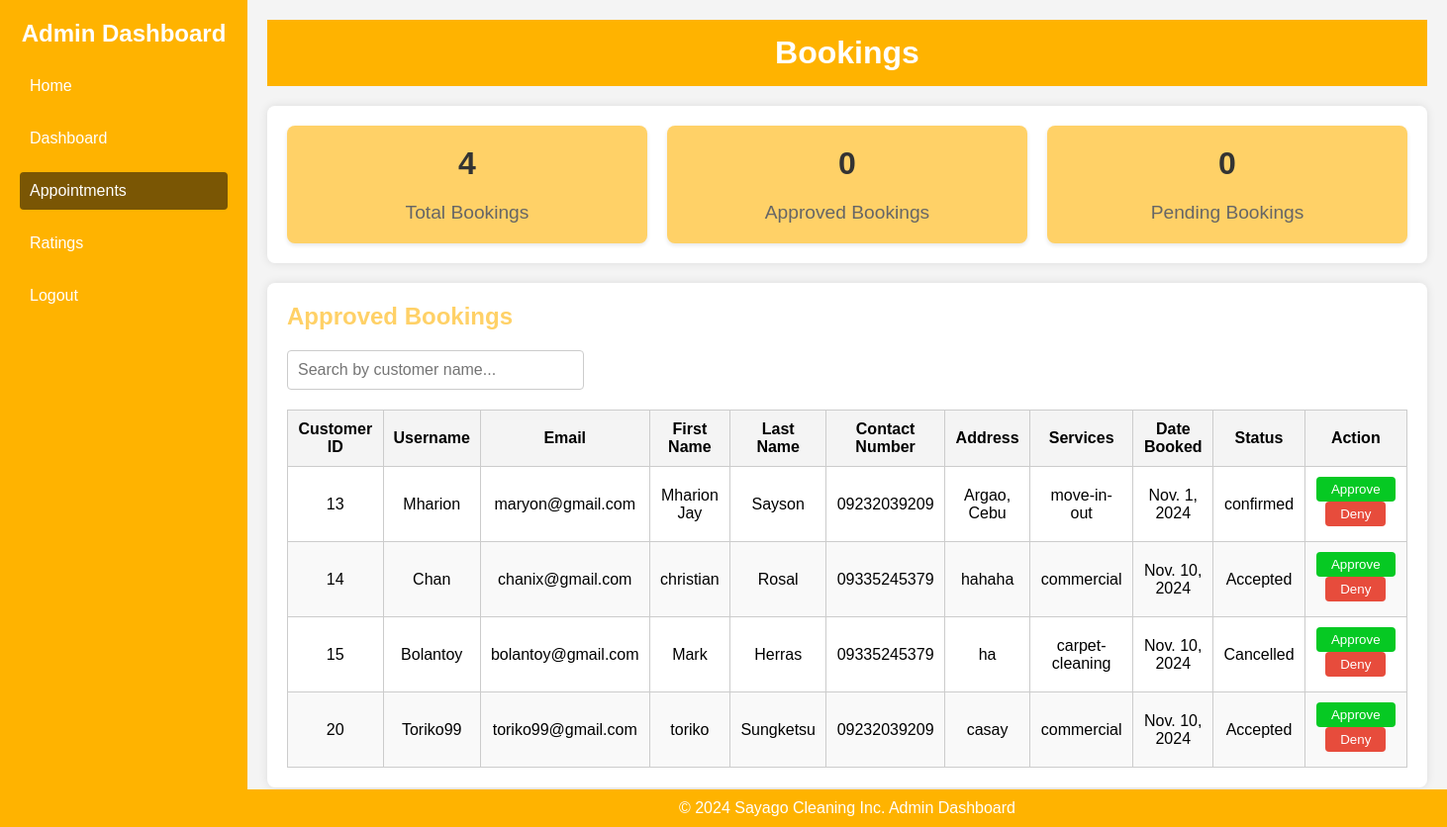
Before: /ApprovedBooking/ with the older database file.
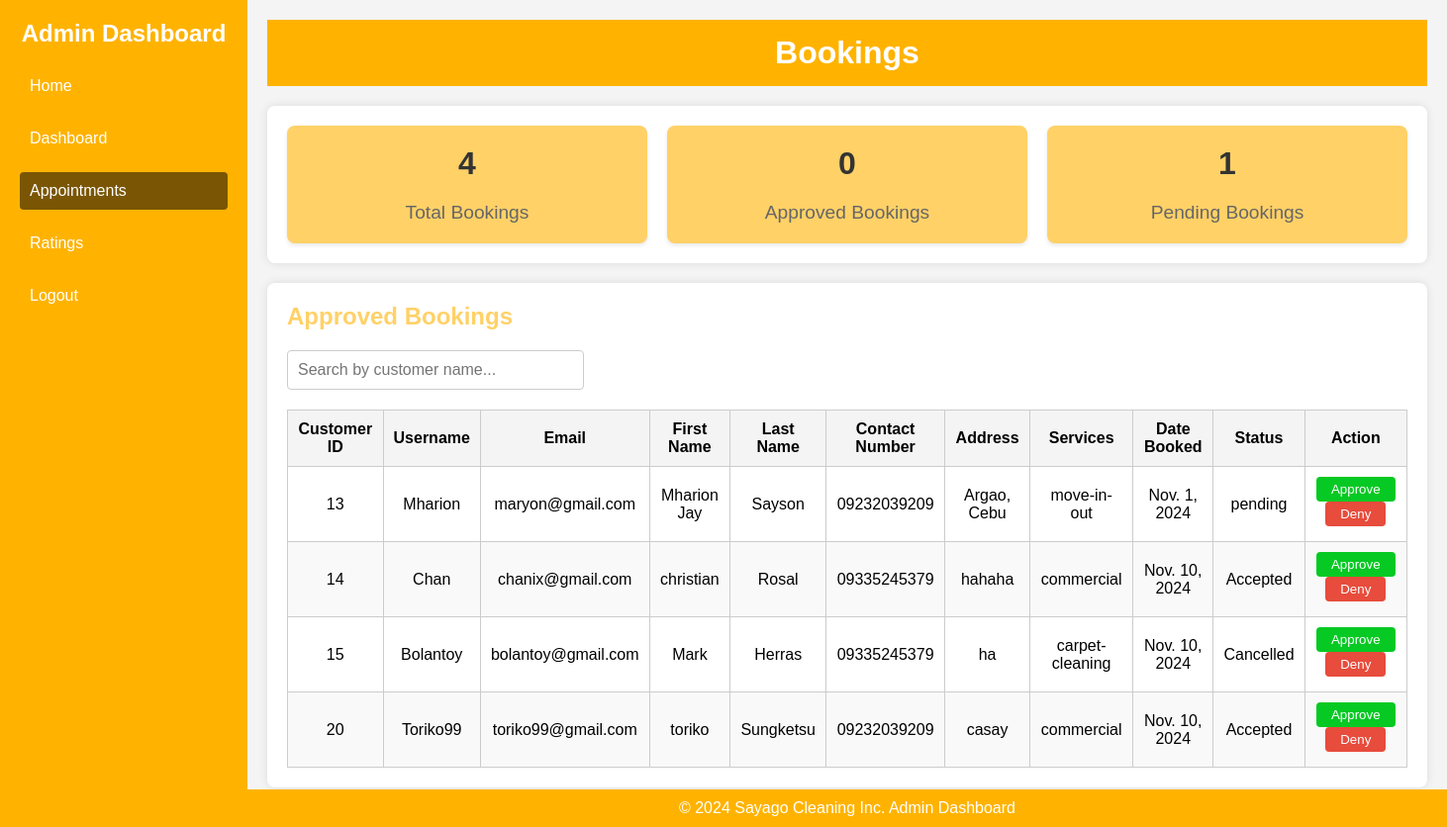
After: the same page with the newer database file.
### cleaning/models.py (models this page shows, shortened)
class Booking(models.Model):
    booking_id = models.AutoField(primary_key=True, editable=False)
    CLEANING_CHOICES = [
    ('residential', 'Residential Cleaning'),
    ('commercial', 'Commercial Cleaning'),
    ('deep-cleaning', 'Deep Cleaning'),
    ('move-in-out', 'Move-in/Move-out Cleaning'),
    ('carpet-cleaning', 'Carpet Cleaning'),
    ('upholstery-cleaning', 'Upholstery Cleaning'),
    ('window-cleaning', 'Window Cleaning'),
    ('eco-friendly', 'Eco-friendly Green Cleaning'),
    ('anti-bacterial-mist', 'Anti-Bacterial Mist Treatment'),
    ('car-interior-detailing', 'Car Interior Detailing'),
    ('deep-dry-cleaning', 'Deep Dry Cleaning'),
    ('deep-home-cleaning', 'Deep Home Cleaning'),
    ('deep-upholstery-shampooing', 'Deep Upholstery Shampooing'),
    ('steam-sterilization', 'Superior Steam Sterilization'),
]
    PENDING = 'pending'
    CONFIRMED = 'confirmed'
    DENIED = 'denied'
    COMPLETED = 'completed'
    STATUS_CHOICES = [
        (CONFIRMED, 'Confirmed'),
        (PENDING, 'Pending'),
        (DENIED, 'Denied'),
        (COMPLETED, 'Completed'),
    ]
    user = models.ForeignKey(User, on_delete=models.CASCADE)
    cleaning_service = models.CharField(max_length=100, choices=CLEANING_CHOICES)
    first_name = models.CharField(max_length=100)
    last_name = models.CharField(max_length=100, default='Unknown')
    contact_number = models.CharField(max_length=15)
    address = models.TextField()
    additional_info = models.TextField(blank=True, null=True)
    status = models.CharField(max_length=20, choices=STATUS_CHOICES, default=PENDING)
    created_at = models.DateTimeField(auto_now_add=True)
    booking_date = models.DateField()

### cleaning/views.py (the view)
# urls.py: path('ApprovedBooking/', views.approved, name='ad_approved'),
def approved(request):
    all_bookings = Booking.objects.all()  # Replace with appropriate queryset if necessary
    approved_bookings = Booking.objects.filter(status='approved')
    pending_bookings = Booking.objects.filter(status='pending')
    total_bookings = all_bookings.count()
    approved_count = approved_bookings.count()
    pending_count = pending_bookings.count()
    context = {
        'bookings': all_bookings,            # Use this for the table
        'approved_bookings': approved_count, # Count of approved bookings
        'pending_bookings': pending_count,   # Count of pending bookings
        'total_bookings': total_bookings     # Total bookings
    }
    return render(request, 'cleaning/approved.html', context)

### cleaning/templates/cleaning/approved.html (shortened to what the changed rows need)
<!DOCTYPE html>
<html lang="en">
<head>
    {% load static %}
    <link rel="stylesheet" href="{% static 'styles/approved.css' %}?101">
</head>
<body>
    <div class="admin-container">
        <aside class="sidebar">
            <h2>Admin Dashboard</h2>
        </aside>
        <div class="main-content">
            <header>
                <h1>Bookings</h1>
            </header>
            <main>
                <div class="totals-container">
                    <div class="total-box">
                        <h2 id="total-bookings">{{ total_bookings }}</h2>
                    </div>
                    <div class="total-box">
                        <h2 id="approved-bookings">{{ approved_bookings }}</h2>
                    </div>
                    <div class="total-box">
                        <h2 id="pending-bookings">{{ pending_bookings }}</h2>
                        <p>Pending Bookings</p>
                    </div>
                </div>
                <section class="admin-panel">
                    <h2>Approved Bookings</h2>
                    <table class="user-table">
                        <thead>
                            <tr>
                                <th>Customer ID</th>
                                <th>Username</th>
                                <th>Email</th>
                                <th>First Name</th>
                                <th>Last Name</th>
                                <th>Contact Number</th>
                                <th>Address</th>
                                <th>Services</th>
                                <th>Date Booked</th>
                                <th>Status</th>
                                <th>Action</th>
                            </tr>
                        </thead>
                        <tbody id="approved-appointments-table">
                            {% if bookings %}
                                {% for booking in bookings %}
                                    <tr data-booking-id="{{ booking.booking_id }}">
                                        <td>{{ booking.booking_id }}</td>
                                        <td>{{ booking.user.username }}</td>
                                        <td>{{ booking.user.email }}</td>
                                        <td>{{ booking.first_name }}</td>
                                        <td>{{ booking.last_name }}</td>
                                        <td>{{ booking.contact_number }}</td>
                                        <td>{{ booking.address }}</td>
                                        <td>{{ booking.cleaning_service }}</td>
                                        <td>{{ booking.booking_date }}</td>
                                        <td class="status-cell">{{ booking.status }}</td>
                                        <td>
                                            <button
                                                class="action-btn accept-btn"
                                                onclick="handleAction({{ booking.booking_id }}, 'approve')"
                                                {% if booking.status != 'pending' %}disabled{% endif %}>
                                                Approve
                                            </button>
                                            <button
                                                class="action-btn delete-btn"
                                                onclick="handleAction({{ booking.booking_id }}, 'deny')"
                                                {% if booking.status != 'pending' %}disabled{% endif %}>
                                                Deny
                                            </button>
                                        </td>
                                    </tr>
                                {% endfor %}
                            {% else %}
                                <tr>
                                    <td colspan="11">No bookings found.</td>
                                </tr>
                            {% endif %}
                        </tbody>
                    </table>
                </section>
            </main>
        </div>
    </div>
</body>
</html>

Changed rows visible on the page:
changed Booking "Mharion Jay": status "confirmed" → "pending"
Other visible differences:
{{ pending_bookings }}: "0" → "1"
